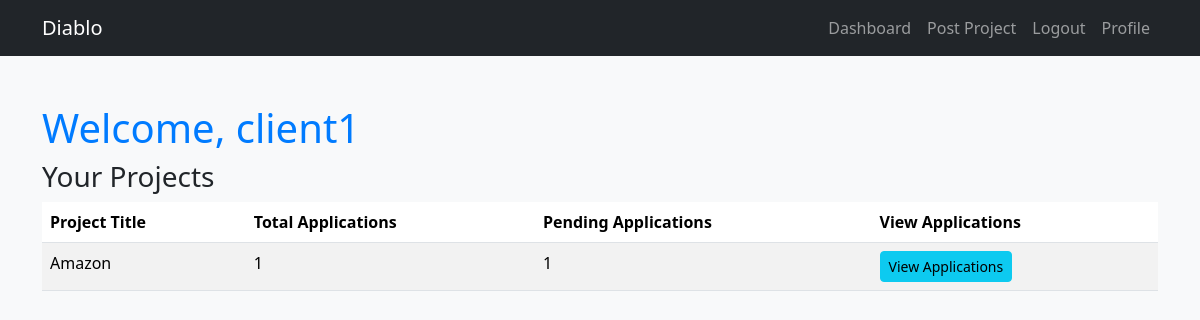
/client/dashboard (signed in), run on an earlier commit of the app's database.
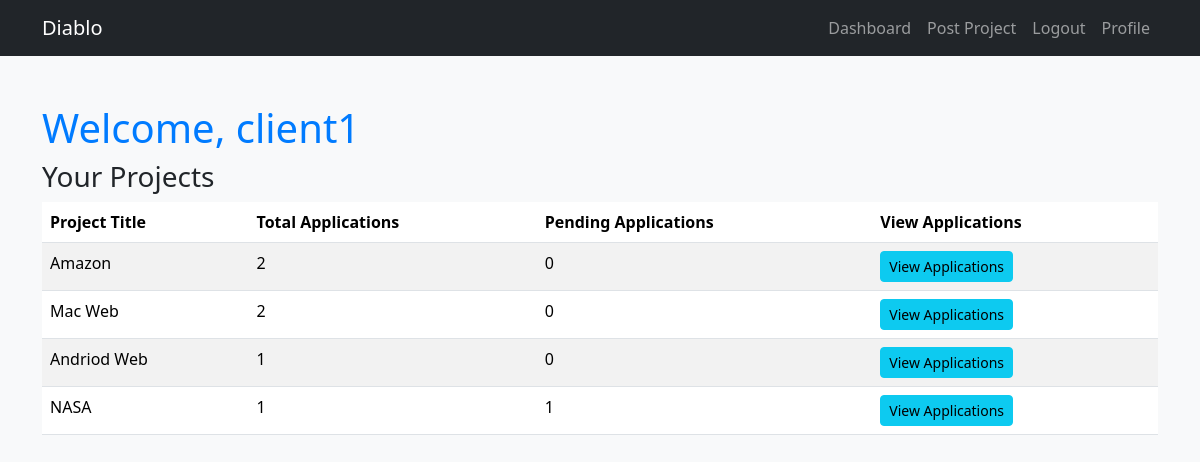
And on a later commit of the database.
### core/models.py (models this page shows, shortened)
class CustomUser(AbstractUser):
    ROLE_CHOICES = (
        ('client', 'Client'),
        ('freelancer', 'Freelancer'),
    )
    role = models.CharField(max_length=20, choices=ROLE_CHOICES)

class Project(models.Model):
    title = models.CharField(max_length=255)
    description = models.TextField()
    budget = models.DecimalField(max_digits=10, decimal_places=2)
    created_by = models.ForeignKey(User, on_delete=models.CASCADE, related_name='projects')
    created_at = models.DateTimeField(auto_now_add=True)

### core/views.py (the view)
# urls.py: path('client/dashboard', views.client_dashboard, name='client_dashboard'),
@login_required
def client_dashboard(request):
    if request.user.role != 'client':
        return redirect('login')  # Only clients can access this page
    projects = Project.objects.filter(created_by=request.user)
    project_stats = []
    for project in projects:
        total_applications = project.applications.count()
        pending_applications = project.applications.filter(status='pending').count()
        project_stats.append({
            'project': project,
            'total_applications': total_applications,
            'pending_applications': pending_applications,
        })
    return render(request, 'client_dashboard.html', {'project_stats': project_stats})

### core/templates/client_dashboard.html (shortened to what this page needs)
{% extends 'base.html' %}
{% block content %}
<h1>Welcome, {{ user.username }}</h1>
<h3>Your Projects</h3>
{% if project_stats %}
<table class="table table-striped">
    <thead>
        <tr>
            <th>Project Title</th>
            <th>Total Applications</th>
            <th>Pending Applications</th>
            <th>View Applications</th>
        </tr>
    </thead>
    <tbody>
        {% for stat in project_stats %}
        <tr>
            <td>{{ stat.project.title }}</td>
            <td>{{ stat.total_applications }}</td>
            <td>{{ stat.pending_applications }}</td>
            <td>
                <a href="{% url 'view_applications' stat.project.id %}" class="btn btn-info btn-sm">
                    View Applications
                </a>
            </td>
        </tr>
        {% endfor %}
    </tbody>
</table>
{% else %}
<p>You have not posted any projects yet.</p>
<a href="{% url 'post_project' %}" class="btn btn-primary">Post a Project</a>
{% endif %}
{% endblock %}

### core/templates/base.html (shortened to what this page needs)
{% load static %}
<!DOCTYPE html>
<html lang="en">
<head>
    <link href="https://cdn.jsdelivr.net/npm/bootstrap@5.3.2/dist/css/bootstrap.min.css" rel="stylesheet"/>
    <link href="{% static 'css/custom.css' %}" rel="stylesheet">
</head>
<body>
    <nav class="navbar navbar-expand-lg navbar-dark bg-dark">
        <div class="container">
            <a class="navbar-brand" href="/">Diablo</a>
            <div class="collapse navbar-collapse" id="navbarNav">
                <ul class="navbar-nav ms-auto">
                    {% if user.is_authenticated %}
                        {% if user.role == 'client' %}
                            <li class="nav-item">
                                <a class="nav-link" href="{% url 'client_dashboard' %}">Dashboard</a>
                            </li>
                            <li class="nav-item">
                                <a class="nav-link" href="{% url 'post_project' %}">Post Project</a>
                            </li>
                        {% endif %}
                        <li class="nav-item">
                            <a class="nav-link" href="{% url 'logout' %}">Logout</a>
                        </li>
                    {% endif %}
                    {% if user.is_authenticated %}
                             <li class="nav-item">
                                <a class="nav-link" href="{% url 'profile' %}">Profile</a>
                            </li>
                        {% endif %}
                </ul>
            </div>
        </div>
    </nav>
    <div class="container mt-5">
        {% block content %}{% endblock %}
    </div>
</body>
</html>

### static/css/custom.css (style rules this page uses)
body { background-color: #f8f9fa; }
h1 { color: #007bff; }

What changed in the data, as far as the page shows it:
computed for Project "Amazon": total_applications "1" → "2"; pending_applications "1" → "0"
added Project: project "Mac Web", total_applications "2", pending_applications "0"
added Project: project "Andriod Web", total_applications "1", pending_applications "0"
added Project: project "NASA", total_applications "1", pending_applications "1"
